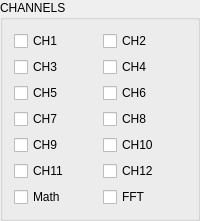
       <widget class="QGroupBox" name="channelGroup">
        <property name="title">
         <string>CHANNELS</string>
        </property>
        <layout class="QGridLayout" name="gridLayout_8">
         <item row="3" column="1">
          <widget class="QCheckBox" name="CH8Box">
           <property name="text">
            <string>CH8</string>
           </property>
          </widget>
         </item>
         <item row="4" column="0">
          <widget class="QCheckBox" name="CH9Box">
           <property name="text">
            <string>CH9</string>
           </property>
          </widget>
         </item>
         <item row="1" column="1">
          <widget class="QCheckBox" name="CH4Box">
           <property name="text">
            <string>CH4</string>
           </property>
          </widget>
         </item>
         <item row="0" column="0">
          <widget class="QCheckBox" name="CH1Box">
           <property name="text">
            <string>CH1</string>
           </property>
          </widget>
         </item>
         <item row="2" column="0">
          <widget class="QCheckBox" name="CH5Box">
           <property name="text">
            <string>CH5</string>
           </property>
          </widget>
         </item>
         <item row="3" column="0">
          <widget class="QCheckBox" name="CH7Box">
           <property name="text">
            <string>CH7</string>
           </property>
          </widget>
         </item>
         <item row="4" column="1">
          <widget class="QCheckBox" name="CH10Box">
           <property name="text">
            <string>CH10</string>
           </property>
          </widget>
         </item>
         <item row="0" column="1">
          <widget class="QCheckBox" name="CH2Box">
           <property name="text">
            <string>CH2</string>
           </property>
          </widget>
         </item>
         <item row="6" column="0">
          <widget class="QCheckBox" name="MathBox">
           <property name="text">
            <string>Math</string>
           </property>
          </widget>
         </item>
         <item row="2" column="1">
          <widget class="QCheckBox" name="CH6Box">
           <property name="text">
            <string>CH6</string>
           </property>
          </widget>
         </item>
         <item row="5" column="0">
          <widget class="QCheckBox" name="CH11Box">
           <property name="text">
            <string>CH11</string>
           </property>
          </widget>
         </item>
         <item row="1" column="0">
          <widget class="QCheckBox" name="CH3Box">
           <property name="text">
            <string>CH3</string>
           </property>
          </widget>
         </item>
         <item row="5" column="1">
          <widget class="QCheckBox" name="CH12Box">
           <property name="text">
            <string>CH12</string>
           </property>
          </widget>
         </item>
         <item row="6" column="1">
          <widget class="QCheckBox" name="FFTBox">
           <property name="text">
            <string>FFT</string>
           </property>
          </widget>
         </item>
        </layout>
       </widget>
